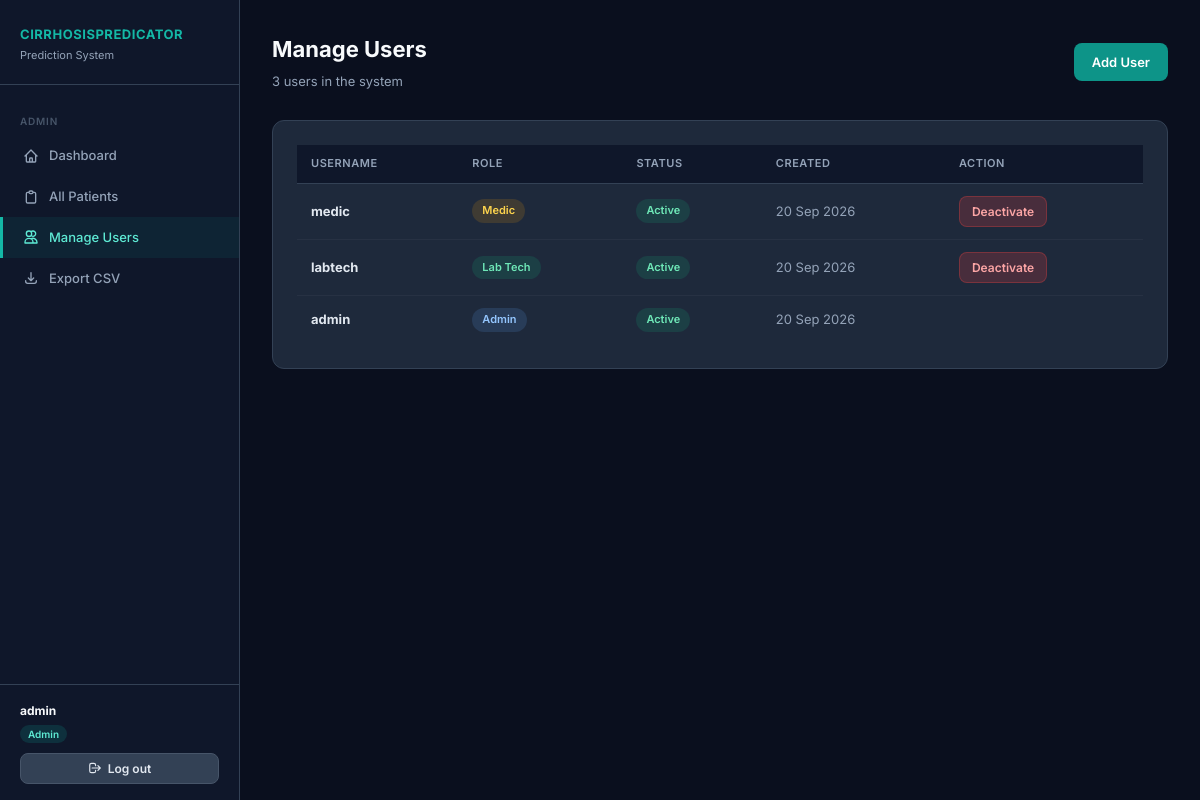
Page /admin/users (signed in) on the committed database.
### app/models.py (models this page shows, shortened)
class User(UserMixin, db.Model):
    __tablename__ = 'users'
    id         = db.Column(db.Integer,  primary_key=True)
    username   = db.Column(db.String(80),  unique=True, nullable=False)
    password   = db.Column(db.String(200), nullable=False)
    role       = db.Column(db.String(20),  nullable=False)   # admin | lab | medic
    created_at = db.Column(db.DateTime,    default=datetime.utcnow)
    is_active  = db.Column(db.Boolean,     default=True)

### app/routes/admin.py (the view)
@admin.route('/users')
@login_required
@admin_required
def users():
    all_users = User.query.order_by(User.created_at.desc()).all()
    return render_template('admin/users.html', users=all_users)

### app/models.py (called while the page is built)
@login_manager.user_loader
def load_user(user_id):
    return User.query.get(int(user_id))

### app/routes/admin.py (called while the page is built)
def admin_required(f):
    @wraps(f)
    def decorated(*args, **kwargs):
        if not current_user.is_authenticated or current_user.role != 'admin':
            flash('Admin access required.', 'danger')
            return redirect(url_for('auth.login'))
        return f(*args, **kwargs)
    return decorated

### app/templates/admin/users.html (shortened to what this page needs)
{% extends "base.html" %}
{% block content %}
<div class="page-header flex justify-between items-center">
  <div><h2>Manage Users</h2><p>{{ users|length }} users in the system</p></div>
  <a href="{{ url_for('admin.add_user') }}" class="btn btn-primary">Add User</a>
</div>
<div class="card">
  <div class="table-wrapper">
    <table>
      <thead><tr><th>Username</th><th>Role</th><th>Status</th><th>Created</th><th>Action</th></tr></thead>
      <tbody>
      {% for u in users %}
        <tr>
          <td><strong>{{ u.username }}</strong></td>
          <td>
            {% if u.role == 'admin' %}<span class="badge badge-info">Admin</span>
            {% elif u.role == 'lab' %}<span class="badge badge-success">Lab Tech</span>
            {% else %}<span class="badge badge-warning">Medic</span>{% endif %}
          </td>
          <td>{% if u.is_active %}<span class="badge badge-success">Active</span>{% else %}<span class="badge badge-danger">Inactive</span>{% endif %}</td>
          <td class="text-muted">{{ u.created_at.strftime('%d %b %Y') }}</td>
          <td>
            {% if u.id != current_user.id %}
              <a href="{{ url_for('admin.toggle_user', user_id=u.id) }}"
                 class="btn btn-sm {% if u.is_active %}btn-danger{% else %}btn-secondary{% endif %}">
                {% if u.is_active %}Deactivate{% else %}Activate{% endif %}
              </a>
            {% endif %}
          </td>
        </tr>
      {% endfor %}
      </tbody>
    </table>
  </div>
</div>
{% endblock %}

### app/templates/base.html (shortened to what this page needs)
<!DOCTYPE html>
<html lang="en">
<head>
  <link rel="stylesheet" href="{{ url_for('static', filename='css/style.css') }}">
</head>
<body>
<div class="layout">
  <aside class="sidebar">
    <div class="sidebar-logo">
      <h1>CirrhosisPredicator</h1>
      <p>Prediction System</p>
    </div>
    <nav class="sidebar-nav">
      {% if current_user.role == 'admin' %}
        <div class="nav-section-label">Admin</div>
        <a href="{{ url_for('admin.admin_dashboard') }}"
           class="nav-link {% if request.endpoint == 'admin.admin_dashboard' %}active{% endif %}">
          <svg fill="none" stroke="currentColor" viewBox="0 0 24 24"><path stroke-linecap="round" stroke-linejoin="round" stroke-width="2" d="M3 12l2-2m0 0l7-7 7 7M5 10v10a1 1 0 001 1h3m10-11l2 2m-2-2v10a1 1 0 01-1 1h-3m-6 0a1 1 0 001-1v-4a1 1 0 011-1h2a1 1 0 011 1v4a1 1 0 001 1m-6 0h6"/></svg>
          Dashboard
        </a>
        <a href="{{ url_for('admin.patients') }}"
           class="nav-link {% if request.endpoint == 'admin.patients' %}active{% endif %}">
          <svg fill="none" stroke="currentColor" viewBox="0 0 24 24"><path stroke-linecap="round" stroke-linejoin="round" stroke-width="2" d="M9 5H7a2 2 0 00-2 2v12a2 2 0 002 2h10a2 2 0 002-2V7a2 2 0 00-2-2h-2M9 5a2 2 0 002 2h2a2 2 0 002-2M9 5a2 2 0 012-2h2a2 2 0 012 2"/></svg>
          All Patients
        </a>
        <a href="{{ url_for('admin.users') }}"
           class="nav-link {% if request.endpoint in ['admin.users','admin.add_user'] %}active{% endif %}">
          <svg fill="none" stroke="currentColor" viewBox="0 0 24 24"><path stroke-linecap="round" stroke-linejoin="round" stroke-width="2" d="M12 4.354a4 4 0 110 5.292M15 21H3v-1a6 6 0 0112 0v1zm0 0h6v-1a6 6 0 00-9-5.197M13 7a4 4 0 11-8 0 4 4 0 018 0z"/></svg>
          Manage Users
        </a>
        <a href="{{ url_for('admin.export_csv') }}" class="nav-link">
          <svg fill="none" stroke="currentColor" viewBox="0 0 24 24"><path stroke-linecap="round" stroke-linejoin="round" stroke-width="2" d="M4 16v1a3 3 0 003 3h10a3 3 0 003-3v-1m-4-4l-4 4m0 0l-4-4m4 4V4"/></svg>
          Export CSV
        </a>
      {% endif %}
    </nav>
    <div class="sidebar-footer">
      <div class="sidebar-user">
        <strong>{{ current_user.username }}</strong>
        <span class="role-badge">{{ current_user.role | capitalize }}</span>
      </div>
      <a href="{{ url_for('auth.logout') }}" class="btn btn-secondary btn-sm" style="width:100%;justify-content:center;">
        <svg fill="none" stroke="currentColor" viewBox="0 0 24 24" style="width:14px;height:14px"><path stroke-linecap="round" stroke-linejoin="round" stroke-width="2" d="M17 16l4-4m0 0l-4-4m4 4H7m6 4v1a3 3 0 01-3 3H6a3 3 0 01-3-3V7a3 3 0 013-3h4a3 3 0 013 3v1"/></svg>
        Log out
      </a>
    </div>
  </aside>
  <main class="main-content">
    {% block content %}{% endblock %}
  </main>
</div>
</body>
</html>

### app/static/css/style.css (style rules this page uses)
:root { --navy-900: #0a0f1e; --navy-800: #0f172a; --navy-700: #1e293b; --navy-600: #334155; --navy-500: #475569; --teal-500: #0d9488; --teal-400: #14b8a6; --teal-300: #5eead4; --teal-100: #ccfbf1; --white: #f8fafc; --gray-100: #f1f5f9; --gray-200: #e2e8f0; --gray-400: #94a3b8; --green: #10b981; --yellow: #f59e0b; --orange: #f97316; --red: #ef4444; --sidebar-w: 240px; }
*, *::before, *::after { box-sizing: border-box; margin: 0; padding: 0; }
html, body { height: 100%; }
body { font-family: 'Inter', 'IBM Plex Sans', system-ui, sans-serif; background: var(--navy-900); color: var(--white); font-size: 14px; line-height: 1.6; }
.layout { display: flex; min-height: 100vh; }
.main-content { flex: 1; margin-left: var(--sidebar-w); padding: 32px; overflow-y: auto; }
.sidebar { width: var(--sidebar-w); background: var(--navy-800); border-right: 1px solid var(--navy-600); position: fixed; top: 0; left: 0; height: 100vh; display: flex; flex-direction: column; z-index: 100; }
.sidebar-logo { padding: 24px 20px 20px; border-bottom: 1px solid var(--navy-600); }
.sidebar-logo h1 { font-size: 13px; font-weight: 700; color: var(--teal-400); letter-spacing: .04em; text-transform: uppercase; }
.sidebar-logo p { font-size: 11px; color: var(--gray-400); margin-top: 2px; }
.sidebar-nav { flex: 1; padding: 16px 0; overflow-y: auto; }
.nav-section-label { font-size: 10px; font-weight: 600; letter-spacing: .08em; text-transform: uppercase; color: var(--navy-500); padding: 12px 20px 6px; }
.nav-link { display: flex; align-items: center; gap: 10px; padding: 10px 20px; color: var(--gray-400); text-decoration: none; font-size: 13px; font-weight: 500; border-left: 3px solid transparent; transition: all .15s; }
.nav-link.active { color: var(--teal-300); border-left-color: var(--teal-400); background: rgba(13,148,136,.1); }
.nav-link svg { width: 16px; height: 16px; flex-shrink: 0; }
.sidebar-footer { padding: 16px 20px; border-top: 1px solid var(--navy-600); }
.sidebar-user { font-size: 12px; color: var(--gray-400); margin-bottom: 10px; }
.sidebar-user strong { color: var(--white); display: block; }
.sidebar-user .role-badge { display: inline-block; font-size: 10px; font-weight: 600; padding: 1px 8px; border-radius: 20px; margin-top: 4px; background: rgba(13,148,136,.2); color: var(--teal-300); }
.page-header { margin-bottom: 28px; }
.page-header h2 { font-size: 22px; font-weight: 700; color: var(--white); }
.page-header p { font-size: 13px; color: var(--gray-400); margin-top: 4px; }
.card { background: var(--navy-700); border: 1px solid var(--navy-600); border-radius: 12px; padding: 24px; margin-bottom: 24px; }
.table-wrapper { overflow-x: auto; }
table { width: 100%; border-collapse: collapse; font-size: 13px; }
th { text-align: left; padding: 10px 14px; font-size: 11px; font-weight: 600; text-transform: uppercase; letter-spacing: .05em; color: var(--gray-400); background: var(--navy-800); border-bottom: 1px solid var(--navy-600); }
td { padding: 12px 14px; border-bottom: 1px solid rgba(255,255,255,.04); color: var(--gray-200); }
tr:last-child td { border-bottom: none; }
.badge { display: inline-block; font-size: 11px; font-weight: 600; padding: 3px 10px; border-radius: 20px; }
.badge-success { background: rgba(16,185,129,.15); color: #6ee7b7; }
.badge-warning { background: rgba(245,158,11,.15); color: #fcd34d; }
.badge-info { background: rgba(96,165,250,.15); color: #93c5fd; }
.btn { display: inline-flex; align-items: center; gap: 6px; padding: 9px 18px; border-radius: 8px; font-size: 13px; font-weight: 600; cursor: pointer; border: none; text-decoration: none; transition: all .15s; }
.btn-primary { background: var(--teal-500); color: #fff; }
.btn-secondary { background: var(--navy-600); color: var(--gray-200); border: 1px solid var(--navy-500); }
.btn-danger { background: rgba(239,68,68,.2); color: #fca5a5; border: 1px solid rgba(239,68,68,.3); }
.btn-sm { padding: 5px 12px; font-size: 12px; }
.btn svg { width: 15px; height: 15px; }
.text-muted { color: var(--gray-400); }
.flex { display: flex; }
.items-center { align-items: center; }
.justify-between { justify-content: space-between; }

### rows in the picture
User: username "admin", role "Admin", is_active "Active", created_at "20 Sep 2026"
User: username "medic", role "Medic", is_active "Active", created_at "20 Sep 2026"
User: username "labtech", role "Lab Tech", is_active "Active", created_at "20 Sep 2026"

### other values in the picture
{{ users|length }} "3"
